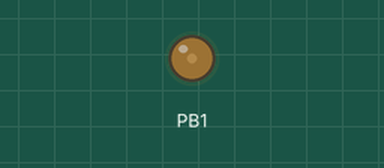
A program run on a simulated ATmega328P, built with avr-gcc and emulated at 16 MHz. Shown: output pins drawn as LEDs (lit = HIGH).

Above: at 0.05 s.
At 0.2 s:
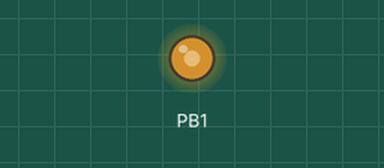
At 43.55 s:
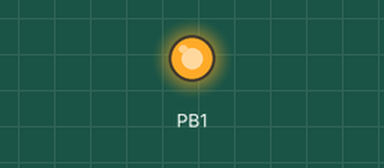
Timing chart, 0 to 56.8 s (numbered marks = the images above):
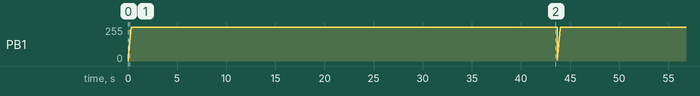

The program:

GccApplication13.c
```c
/*
 * GccApplication13.c
 *
 * Created: 25/09/2023 14:38:07
 * Author : Labs
 */

#define F_CPU 16000000
#include <avr/io.h>
#include <util/delay.h>
#include <avr/interrupt.h>


int main(void)
{
	DDRB |= (1<<PB1);
	TIMSK1 |= (1<<OCIE1A);
	TCCR1A |= (1<<COM1A1) | (0<<WGM10) | (1<<WGM11);
	TCCR1B |= (1<<WGM12) | (1<<CS10);

	ICR1 = 0x03FF;
	OCR1A = 0xF;
    while (1)
    {
		OCR1A = OCR1A + 15;
		_delay_ms(10);
		if(OCR1A == 0x03FF){
			OCR1A = 0xF;
		}
    }
}
```

Measured:
- by itself, PB1: ramps from 6/255 to 255/255 and jumps back, once every 43.7 s
